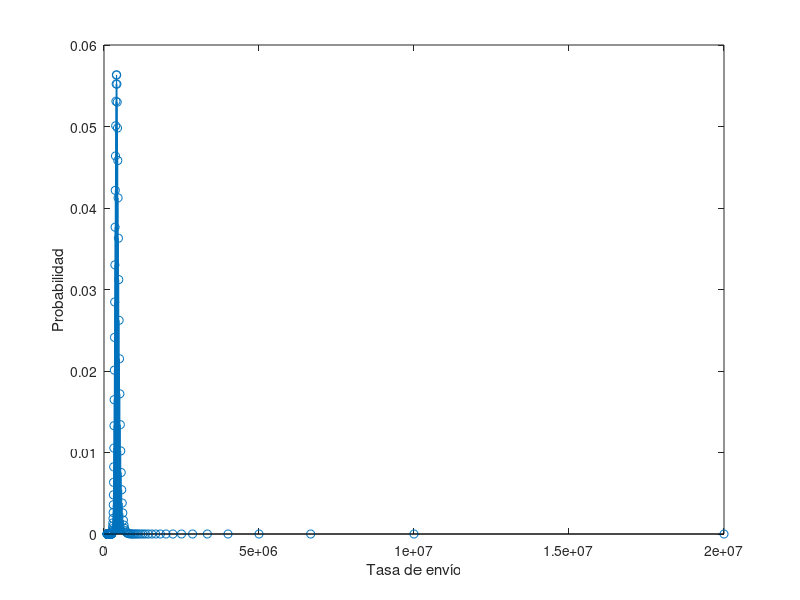

MATLAB code for this plot:
usuarios = 0:200;
media = 50;
Mbps = 20000000;
poisson = poisspdf(usuarios,media);
TasaEnvio = Mbps./usuarios;
stem(TasaEnvio,poisson);xlabel('Tasa de envío');ylabel('Probabilidad');



